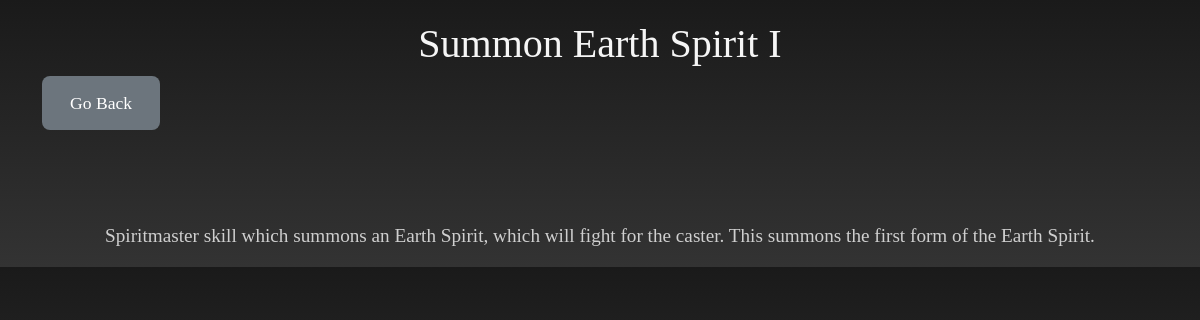
Screenshot of /entry/skills/6 with the database file from the repository.
### entry/models.py (models this page shows, shortened)
class WikiPage(models.Model):
    title = models.CharField(max_length=500)
    description = models.CharField(max_length=20000)

### entry/views.py (the view)
# urls.py: path("skills/<int:page_id>", views.wiki_page, name="wiki_page"),
def wiki_page(request, page_id):
    wiki_page = get_object_or_404(WikiPage, pk=page_id)
    context = {"wiki_page": wiki_page}
    return render(request, "entry/wiki.html", context)

### entry/templates/entry/wiki.html (shortened to what this page needs)
{% extends 'base_template.html' %}
{% load static %}
{% block body_block %}
<div class="container">
    <h1 class="text-center">{{ wiki_page.title }}</h1>
    <a href="{% url 'entry:skills_page' %}" class="btn btn-primary" role="button">Go Back</a>
    <br /><br /><br /><br />
    <p class="description-section"> {{ wiki_page.description }}</p>
{% endblock %}

### static/base_style.css (style rules this page uses)
body { background: linear-gradient(to bottom, #1a1a1a, #333333); color: #f5f5f5; font-family: 'Cinzel', serif; }
h1, h2 { font-family: 'Cinzel Decorative', serif; }
.btn-primary { background-color: #6c757d; border: none; font-size: 1.1em; padding: 14px 28px; border-radius: 8px; }
.container { margin-top: 20px; }
.description-section { font-size: 1.2em; margin-top: 20px; text-align: center; color: #cfcfcf; }

### rows the page displays
WikiPage: title "Summon Earth Spirit I", description "Spiritmaster skill which summons an Earth Spirit, which will fight for the caster. This summons the first form of the Earth Spirit."
